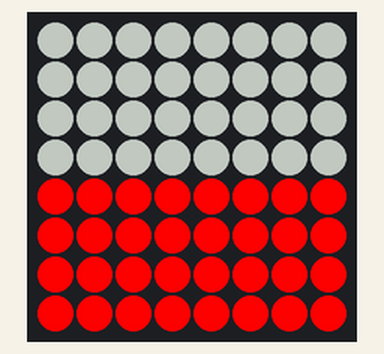
Bench run of a program on a simulated Raspberry Pi (BCM pin numbers) with a Sense HAT. Shown: the Sense HAT's 8×8 RGB LED matrix. At 0.0 s the program stops and its outputs stay as they are.

Above: at 0.1 s.

The program:

main.py
```python
from sense_hat import SenseHat

sense = SenseHat()

A = (100,100,100)
B = (0,0,0)
S = (255,0,0)

pixels = [
    A, A, A, A, A, A, A, A,
    A, A, A, A, A, A, A, A,
    A, A, A, A, A, A, A, A,
    A, A, A, A, A, A, A, A,
    S, S, S, S, S, S, S, S,
    S, S, S, S, S, S, S, S,
    S, S, S, S, S, S, S, S,
    S, S, S, S, S, S, S, S
]

sense.set_pixels(pixels)
```
